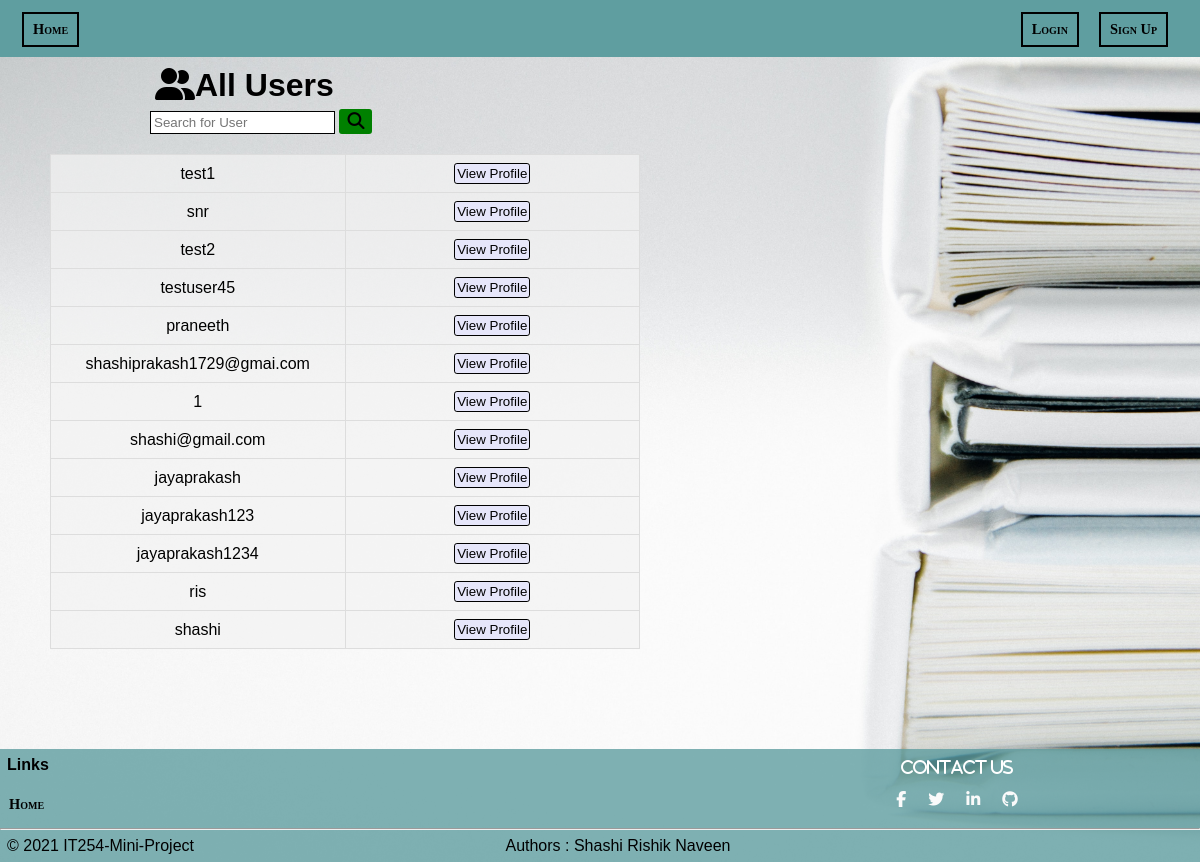
The page /profiles/all_users_view/ on the database its author committed.
### profiles/models.py (models this page shows, shortened)
class Profile(models.Model):
    first_name = models.CharField(max_length=200,blank=True)
    last_name = models.CharField(max_length=200,blank=True)
    user = models.OneToOneField(User, on_delete=models.CASCADE)
    bio = models.TextField(default="no bio",max_length=300)
    email = models.EmailField(max_length=200,blank=True)
    country = models.CharField(max_length=200,blank=True)
    avatar = models.ImageField(default='avatar.png',upload_to='avatars/')
    followers = models.ManyToManyField(User, blank=True, related_name='followers')
    you_follow = models.ManyToManyField(User, blank=True, related_name='you_follow')
    slug = models.SlugField(unique=True,blank=True)
    exp = models.IntegerField(default=0)
    updated = models.DateTimeField(auto_now=True)
    created = models.DateTimeField(auto_now_add=True)

### profiles/views.py (the view, shortened to what this page needs)
# urls.py: path('all_users_view/',views.all_users_list_view,name='all-users-list-view'),
def all_users_list_view(request):
    user=  request.user
    notfound = True
    searched = False
    all_users = Profile.objects.all()
    content = {
        'profiles':all_users,
        'user_found':notfound,
        'searched':searched,
    }
    return render(request, 'profiles/users_list.html',content)

### profiles/templates/profiles/users_list.html (shortened to what this page needs)
{% extends 'basic.html' %}
{% block content %}
  <div style="margin-left: 140px;margin-right: 0;">
    <h1 style="margin: 5px;padding: 0;width: 100%"><i class="fas fa-user-friends"></i>All Users</h1>
    <form action="{% url 'profiles:all-users-list-view' %}" method="post">
      <div class="Search">
        <input type="text" placeholder="Search for User" style="padding: 3px;" name="user">
        <button type="submit" class="btns"><i class="fa fa-search" style="color:black;"></i></button>
      </div>
    </form>
  </div>
  <table class=" f_table table ">
    <tbody>
      {% for user in profiles %}
      <div class="follower_username">
      <tr>
      	<td style="width:50%;"><center>{{user.user}}</center></td>
      </div>
      <form action="{% url 'profiles:specific-profile-view' %}" method="post">
        <td style="width:50%;">
        	<center>
        <button type="submit" name="button">View Profile</button>
      </center>
      </td>
      </form>
      {% endfor %}
    </tbody>
  </table>
{% endblock content %}

### static_project/home.css (style rules this page uses)
* { margin:0; padding: 0; }
body { background-image: url("image/1.jpg") !important; background-size: cover !important; background-repeat: no-repeat !important; background-attachment: fixed !important; }
.table { font-family: Arial, Helvetica, sans-serif; border-collapse: collapse; width: 100%; }
.table td, .table th { border: 1px solid #ddd; padding: 8px; }
.table tr { background-color: #f2f2f2b3; }
.f_table { margin-top: 20px; width: 50%; margin-left: 40px; margin-bottom: 100px; margin-right: 0; }

### static_project/style.css (style rules this page uses)
html { height: 100vh; }
h1 { margin-left: 4.5%; }
body { background-image: url("image/1.jpg") !important; background-size: cover !important; background-repeat: no-repeat !important; background-attachment: fixed !important; height : 100%; }
button { padding: 2px; border: 1px solid black; background-color: lavender; border-radius: 2.9px; }
input[type=text] { border: solid black 1px; }
.fa { padding: 3px; font-size: auto; width: auto; text-align: center; text-decoration: none; color: white; }
.follower_username { font-size: 20px; }
.Search .btns { background-color: green; font-size:17px; padding:0px 5px; border: none; cursor: pointer; padding-bottom: 2px }

### templates/basic.html (style rules this page uses)
body { margin: 0; font-family: sans-serif; }

### rows shown on the page
Profile: user "test1"
Profile: user "snr"
Profile: user "test2"
Profile: user "testuser45"
Profile: user "praneeth"
Profile: user "shashiprakash1729@gmai.com"
Profile: user "1"
Profile: user "shashi@gmail.com"
Profile: user "jayaprakash"
Profile: user "jayaprakash123"
Profile: user "jayaprakash1234"
Profile: user "ris"
Profile: user "shashi"
